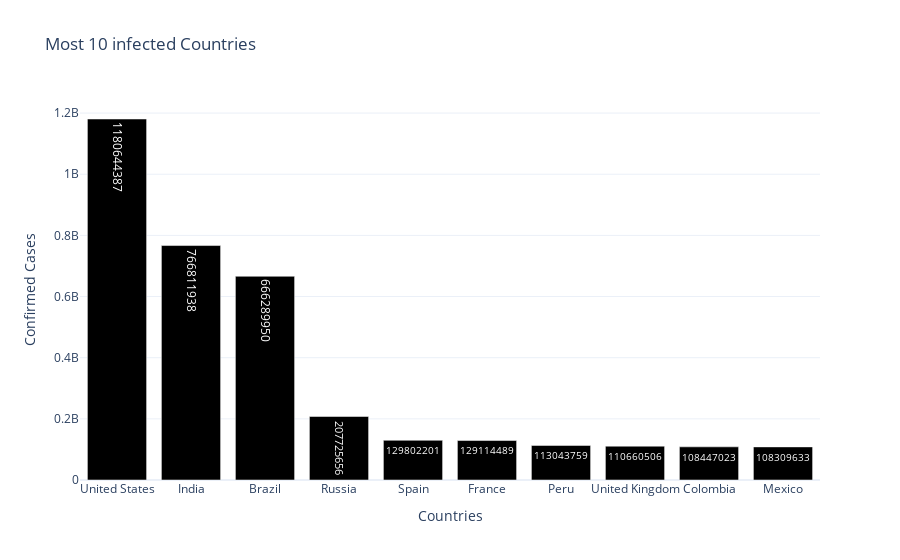

The notebook cell this image was saved under:
### Code cell
fig = go.Figure(data=[go.Bar(
            x=data_per_country['location'][0:10], y=data_per_country['total_cases'][0:10],
            text=data_per_country['total_cases'][0:10],
            textposition='auto',
            marker_color='black',
            

        )])
fig.update_layout(
    title='Most 10 infected Countries',
    xaxis_title="Countries",
    yaxis_title="Confirmed Cases",
        template='plotly_white'

)
fig.show()

### Figure 1 — Plotly figure (JSON) as saved in the notebook; plotly's stock layout.template omitted (floating-point values rounded to 4 significant figures)
{"data": [{"marker": {"color": "black"}, "text": [1180644387, 766811938, 666289950, 207725656, 129802201, 129114489, 113043759, 110660506, 108447023, 108309633], "textposition": "auto", "type": "bar", "x": ["United States", "India", "Brazil", "Russia", "Spain", "France", "Peru", "United Kingdom", "Colombia", "Mexico"], "y": [1180644387, 766811938, 666289950, 207725656, 129802201, 129114489, 113043759, 110660506, 108447023, 108309633]}], "layout": {"title": {"text": "Most 10 infected Countries"}, "xaxis": {"title": {"text": "Countries"}}, "yaxis": {"title": {"text": "Confirmed Cases"}}}}
